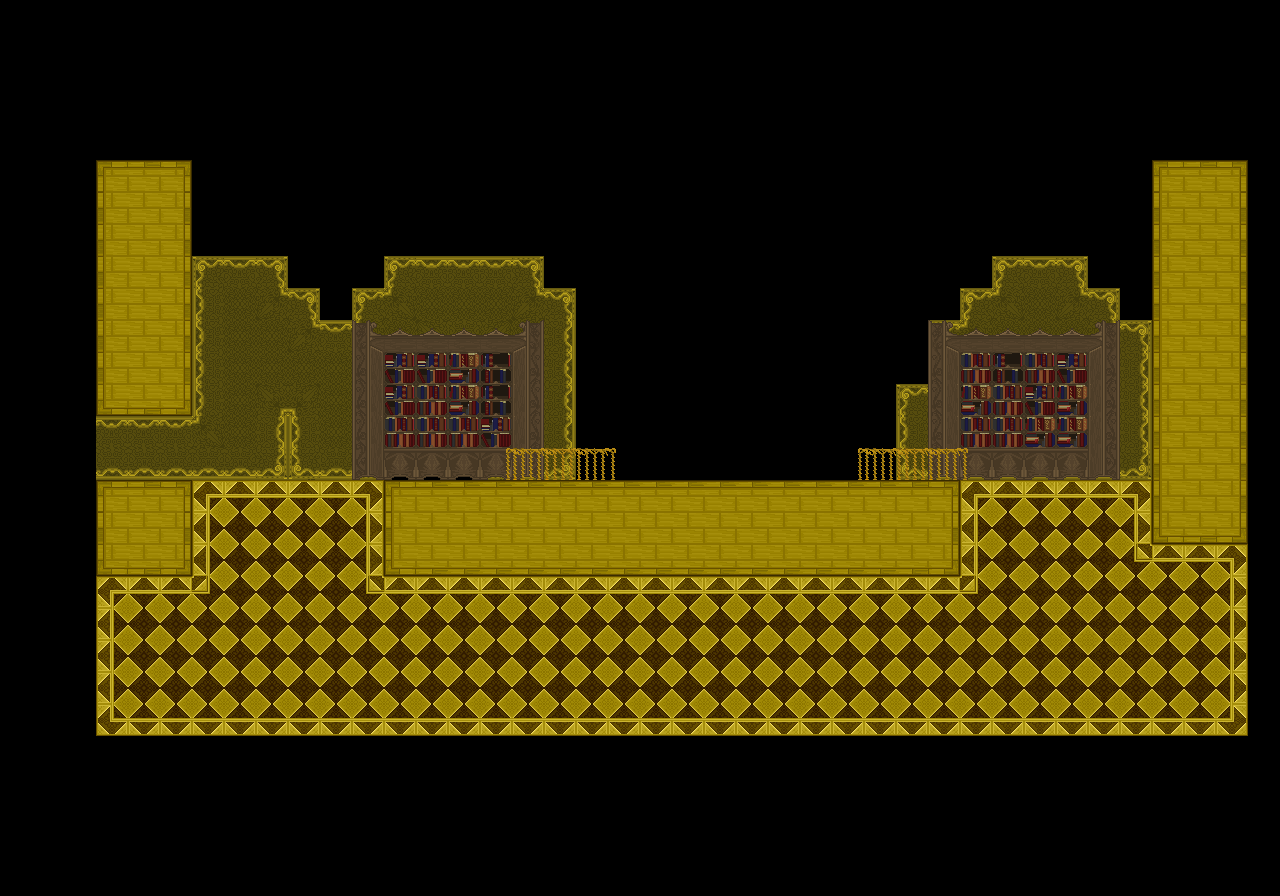

This is a level from a 2D game, rendered from its Tiled map with the project's own tilesets. A one-line summary and the map file follow, with tile-layer data summarised:
An orthogonal 40x28 tile map with 32x32 px tiles, 5 tile layers (Background1, Background2, Background3, Foreground1, ...) and 1 object.

<map version="1.0" tiledversion="1.1.1" orientation="orthogonal" renderorder="right-down" width="40" height="28" tilewidth="32" tileheight="32" infinite="0" nextobjectid="5">
 <properties>
  <property name="unity:scale" value="0.0625" />
 </properties>
 <tileset firstgid="1" source="tilesets/con_hall.tsx" />
 <layer name="Background1" width="40" height="28">
  <properties>
   <property name="unity:sortingOrder" type="int" value="-3" />
  </properties>
  <data>[1120 cells, 0 non-empty, 0 distinct tile ids]</data>
 </layer>
 <layer name="Background2" width="40" height="28">
  <properties>
   <property name="unity:sortingOrder" type="int" value="-2" />
  </properties>
  <data>[1120 cells, 116 non-empty, 13 distinct tile ids]</data>
 </layer>
 <layer name="Background3" width="40" height="28">
  <properties>
   <property name="unity:sortingOrder" type="int" value="-1" />
  </properties>
  <data>[1120 cells, 71 non-empty, 17 distinct tile ids]</data>
 </layer>
 <objectgroup name="walls">
  <properties>
   <property name="unity:layer" value="Obstacle" />
  </properties>
  <object id="4" x="192" y="160">
   <polyline points="0,0 -96,0 -96,576 1056,576 1056,0 960,0 960,320 -96,320 -96,256 0,256 0,0" />
  </object>
 </objectgroup>
 <objectgroup name="jumpThru">
  <properties>
   <property name="unity:layer" value="Obstacle" />
   <property name="unity:tag" value="jumpThru" />
  </properties>
 </objectgroup>
 <layer name="Foreground1" width="40" height="28">
  <properties>
   <property name="unity:sortingOrder" type="int" value="1" />
  </properties>
  <data>[1120 cells, 343 non-empty, 21 distinct tile ids]</data>
 </layer>
 <layer name="Foreground2" width="40" height="28">
  <properties>
   <property name="unity:sortingOrder" type="int" value="2" />
  </properties>
  <data>[1120 cells, 10 non-empty, 3 distinct tile ids]</data>
 </layer>
</map>
